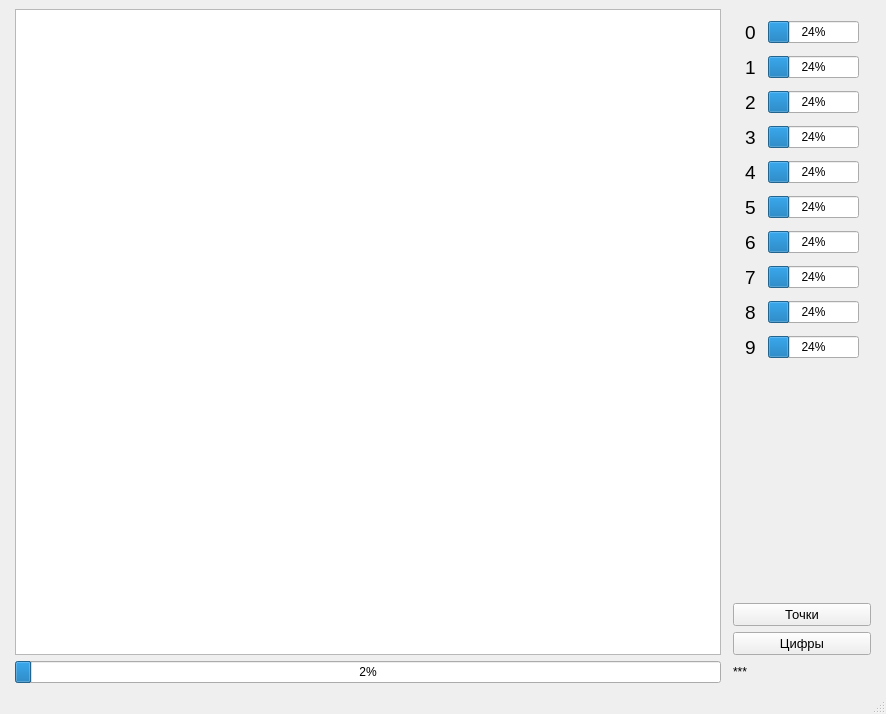
<?xml version="1.0" encoding="UTF-8"?>
<ui version="4.0">
 <class>MainW</class>
 <widget class="QMainWindow" name="MainW">
  <property name="geometry">
   <rect>
    <x>0</x>
    <y>0</y>
    <width>886</width>
    <height>714</height>
   </rect>
  </property>
  <property name="windowTitle">
   <string>MainW</string>
  </property>
  <widget class="QWidget" name="centralwidget">
   <layout class="QVBoxLayout" name="verticalLayout">
    <item>
     <layout class="QGridLayout" name="gridLayout">
      <property name="leftMargin">
       <number>6</number>
      </property>
      <property name="rightMargin">
       <number>6</number>
      </property>
      <property name="horizontalSpacing">
       <number>12</number>
      </property>
      <item row="0" column="0" rowspan="3">
       <widget class="QGraphicsView" name="graphicsView">
        <property name="sizePolicy">
         <sizepolicy hsizetype="Expanding" vsizetype="Preferred">
          <horstretch>0</horstretch>
          <verstretch>0</verstretch>
         </sizepolicy>
        </property>
       </widget>
      </item>
      <item row="3" column="0">
       <widget class="QProgressBar" name="digitsProgress">
        <property name="maximum">
         <number>1000</number>
        </property>
        <property name="value">
         <number>24</number>
        </property>
       </widget>
      </item>
      <item row="0" column="1">
       <layout class="QFormLayout" name="formLayout">
        <property name="sizeConstraint">
         <enum>QLayout::SetDefaultConstraint</enum>
        </property>
        <property name="fieldGrowthPolicy">
         <enum>QFormLayout::AllNonFixedFieldsGrow</enum>
        </property>
        <property name="rowWrapPolicy">
         <enum>QFormLayout::DontWrapRows</enum>
        </property>
        <property name="horizontalSpacing">
         <number>12</number>
        </property>
        <property name="verticalSpacing">
         <number>12</number>
        </property>
        <property name="leftMargin">
         <number>12</number>
        </property>
        <property name="topMargin">
         <number>12</number>
        </property>
        <property name="rightMargin">
         <number>12</number>
        </property>
        <item row="0" column="0">
         <widget class="QLabel" name="label">
          <property name="font">
           <font>
            <pointsize>14</pointsize>
           </font>
          </property>
          <property name="text">
           <string>0</string>
          </property>
         </widget>
        </item>
        <item row="0" column="1">
         <widget class="QProgressBar" name="bar_0">
          <property name="sizePolicy">
           <sizepolicy hsizetype="Maximum" vsizetype="Fixed">
            <horstretch>0</horstretch>
            <verstretch>0</verstretch>
           </sizepolicy>
          </property>
          <property name="value">
           <number>24</number>
          </property>
         </widget>
        </item>
        <item row="1" column="0">
         <widget class="QLabel" name="label_2">
          <property name="font">
           <font>
            <pointsize>14</pointsize>
           </font>
          </property>
          <property name="text">
           <string>1</string>
          </property>
         </widget>
        </item>
        <item row="1" column="1">
         <widget class="QProgressBar" name="bar_1">
          <property name="sizePolicy">
           <sizepolicy hsizetype="Maximum" vsizetype="Fixed">
            <horstretch>0</horstretch>
            <verstretch>0</verstretch>
           </sizepolicy>
          </property>
          <property name="value">
           <number>24</number>
          </property>
         </widget>
        </item>
        <item row="2" column="0">
         <widget class="QLabel" name="label_3">
          <property name="font">
           <font>
            <pointsize>14</pointsize>
           </font>
          </property>
          <property name="text">
           <string>2</string>
          </property>
         </widget>
        </item>
        <item row="2" column="1">
         <widget class="QProgressBar" name="bar_2">
          <property name="sizePolicy">
           <sizepolicy hsizetype="Maximum" vsizetype="Fixed">
            <horstretch>0</horstretch>
            <verstretch>0</verstretch>
           </sizepolicy>
          </property>
          <property name="value">
           <number>24</number>
          </property>
         </widget>
        </item>
        <item row="3" column="0">
         <widget class="QLabel" name="label_4">
          <property name="font">
           <font>
            <pointsize>14</pointsize>
           </font>
          </property>
          <property name="text">
           <string>3</string>
          </property>
         </widget>
        </item>
        <item row="3" column="1">
         <widget class="QProgressBar" name="bar_3">
          <property name="sizePolicy">
           <sizepolicy hsizetype="Maximum" vsizetype="Fixed">
            <horstretch>0</horstretch>
            <verstretch>0</verstretch>
           </sizepolicy>
          </property>
          <property name="value">
           <number>24</number>
          </property>
         </widget>
        </item>
        <item row="4" column="0">
         <widget class="QLabel" name="label_5">
          <property name="font">
           <font>
            <pointsize>14</pointsize>
           </font>
          </property>
          <property name="text">
           <string>4</string>
          </property>
         </widget>
        </item>
        <item row="4" column="1">
         <widget class="QProgressBar" name="bar_4">
          <property name="sizePolicy">
           <sizepolicy hsizetype="Maximum" vsizetype="Fixed">
            <horstretch>0</horstretch>
            <verstretch>0</verstretch>
           </sizepolicy>
          </property>
          <property name="value">
           <number>24</number>
          </property>
         </widget>
        </item>
        <item row="5" column="0">
         <widget class="QLabel" name="label_6">
          <property name="font">
           <font>
            <pointsize>14</pointsize>
           </font>
          </property>
          <property name="text">
           <string>5</string>
          </property>
         </widget>
        </item>
        <item row="5" column="1">
         <widget class="QProgressBar" name="bar_5">
          <property name="sizePolicy">
           <sizepolicy hsizetype="Maximum" vsizetype="Fixed">
            <horstretch>0</horstretch>
            <verstretch>0</verstretch>
           </sizepolicy>
          </property>
          <property name="value">
           <number>24</number>
          </property>
         </widget>
        </item>
        <item row="6" column="0">
         <widget class="QLabel" name="label_7">
          <property name="font">
           <font>
            <pointsize>14</pointsize>
           </font>
          </property>
          <property name="text">
           <string>6</string>
          </property>
         </widget>
        </item>
        <item row="6" column="1">
         <widget class="QProgressBar" name="bar_6">
          <property name="sizePolicy">
           <sizepolicy hsizetype="Maximum" vsizetype="Fixed">
            <horstretch>0</horstretch>
            <verstretch>0</verstretch>
           </sizepolicy>
          </property>
          <property name="value">
           <number>24</number>
          </property>
         </widget>
        </item>
        <item row="7" column="0">
         <widget class="QLabel" name="label_8">
          <property name="font">
           <font>
            <pointsize>14</pointsize>
           </font>
          </property>
          <property name="text">
           <string>7</string>
          </property>
         </widget>
        </item>
        <item row="7" column="1">
         <widget class="QProgressBar" name="bar_7">
          <property name="sizePolicy">
           <sizepolicy hsizetype="Maximum" vsizetype="Fixed">
            <horstretch>0</horstretch>
            <verstretch>0</verstretch>
           </sizepolicy>
          </property>
          <property name="value">
           <number>24</number>
          </property>
         </widget>
        </item>
        <item row="8" column="0">
         <widget class="QLabel" name="label_9">
          <property name="font">
           <font>
            <pointsize>14</pointsize>
           </font>
          </property>
          <property name="text">
           <string>8</string>
          </property>
         </widget>
        </item>
        <item row="8" column="1">
         <widget class="QProgressBar" name="bar_8">
          <property name="sizePolicy">
           <sizepolicy hsizetype="Maximum" vsizetype="Fixed">
            <horstretch>0</horstretch>
            <verstretch>0</verstretch>
           </sizepolicy>
          </property>
          <property name="value">
           <number>24</number>
          </property>
         </widget>
        </item>
        <item row="9" column="0">
         <widget class="QLabel" name="label_10">
          <property name="font">
           <font>
            <pointsize>14</pointsize>
           </font>
          </property>
          <property name="text">
           <string>9</string>
          </property>
         </widget>
        </item>
        <item row="9" column="1">
         <widget class="QProgressBar" name="bar_9">
          <property name="sizePolicy">
           <sizepolicy hsizetype="Maximum" vsizetype="Fixed">
            <horstretch>0</horstretch>
            <verstretch>0</verstretch>
           </sizepolicy>
          </property>
          <property name="value">
           <number>24</number>
          </property>
         </widget>
        </item>
       </layout>
      </item>
      <item row="2" column="1">
       <widget class="QPushButton" name="runDigits">
        <property name="font">
         <font>
          <pointsize>10</pointsize>
         </font>
        </property>
        <property name="text">
         <string>Цифры</string>
        </property>
       </widget>
      </item>
      <item row="1" column="1">
       <widget class="QPushButton" name="runDots">
        <property name="font">
         <font>
          <pointsize>10</pointsize>
         </font>
        </property>
        <property name="text">
         <string>Точки</string>
        </property>
       </widget>
      </item>
      <item row="3" column="1">
       <widget class="QLabel" name="digitsLoss">
        <property name="text">
         <string>***</string>
        </property>
       </widget>
      </item>
     </layout>
    </item>
   </layout>
  </widget>
  <widget class="QMenuBar" name="menubar">
   <property name="geometry">
    <rect>
     <x>0</x>
     <y>0</y>
     <width>886</width>
     <height>20</height>
    </rect>
   </property>
  </widget>
  <widget class="QStatusBar" name="statusbar"/>
 </widget>
 <resources/>
 <connections/>
</ui>
